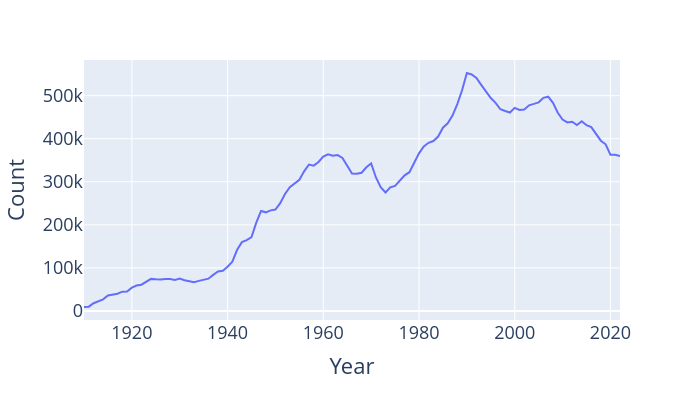

This figure's notebook cell:
### Code cell
# Plotting baby counts per year
# Don't worry about the syntax here. We will cover visualization later in the course.
fig = px.line(babies_by_year, y="Count")
fig.update_layout(font_size=18, 
                  autosize=False, 
                  width=700, 
                  height=400)
